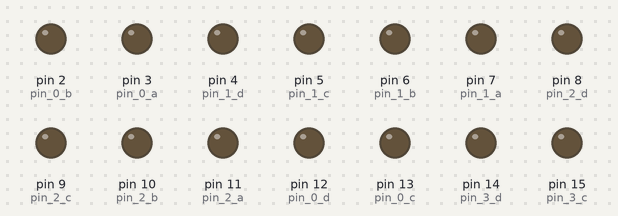
The sketch below on a simulated Arduino Uno, built with avr-gcc and run on an emulated ATmega328P. Shown: output pins drawn as LEDs (lit = HIGH).

Above: at 0.3 s.
At 1.7 s:
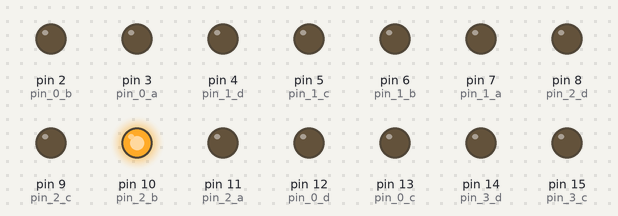
At 2.4 s:
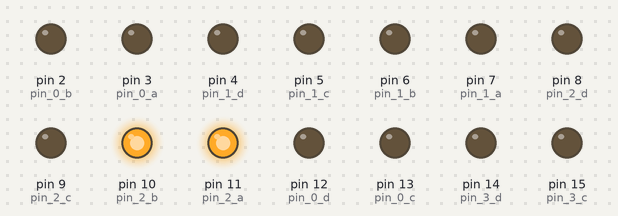
At 3.8 s:
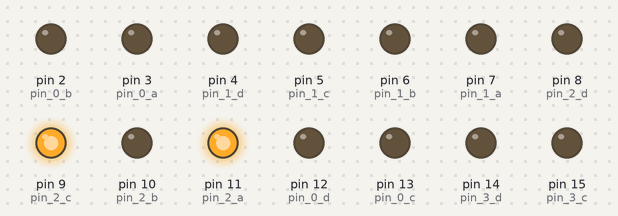
At 5.9 s:
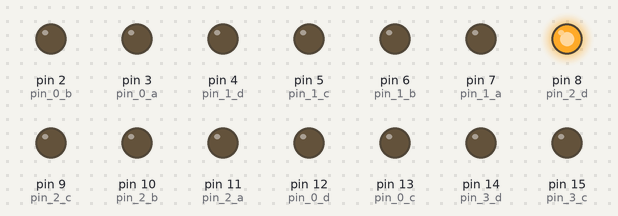
At 8.0 s:
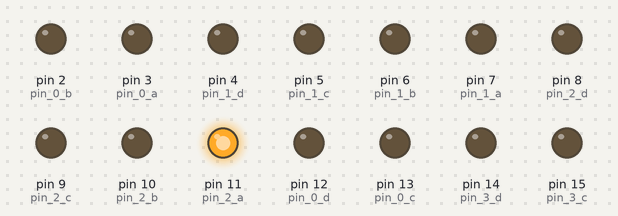
Timing chart, 0 to 9.1 s (numbered marks = the images above):
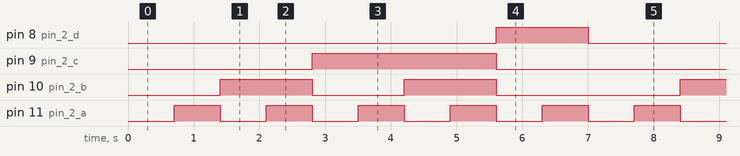

The sketch:

nixie_driver_cycle.ino
```cpp
int pin_0_d = 12;
int pin_0_c = 13;
int pin_0_b = 2;
int pin_0_a = 3;

int pin_1_d = 4;
int pin_1_c = 5;
int pin_1_b = 6;
int pin_1_a = 7;

int pin_2_d = 8;
int pin_2_c = 9;
int pin_2_b = 10;
int pin_2_a = 11;

int pin_3_d = 14;
int pin_3_c = 15;
int pin_3_b = 16;
int pin_3_a = 17;

void setup() {
  pinMode(pin_0_a, OUTPUT);
  pinMode(pin_0_b, OUTPUT);
  pinMode(pin_0_c, OUTPUT);
  pinMode(pin_0_d, OUTPUT);

  pinMode(pin_1_a, OUTPUT);
  pinMode(pin_1_b, OUTPUT);
  pinMode(pin_1_c, OUTPUT);
  pinMode(pin_1_d, OUTPUT);

  pinMode(pin_2_a, OUTPUT);
  pinMode(pin_2_b, OUTPUT);
  pinMode(pin_2_c, OUTPUT);
  pinMode(pin_2_d, OUTPUT);

  pinMode(pin_3_a, OUTPUT);
  pinMode(pin_3_b, OUTPUT);
  pinMode(pin_3_c, OUTPUT);
  pinMode(pin_3_d, OUTPUT);
}


void loop() {
  int del = 700;
  output(0);
  delay(del);
  output(1);
  delay(del);
  output(2);
  delay(del);
  output(3);
  delay(del);
  output(4);
  delay(del);
   output(5);
  delay(del);
  output(6);
  delay(del);
  output(7);
  delay(del);
  output(8);
  delay(del);
  output(9);
  delay(del);
}

void output(int num1){
  int a = 0; int b = 0; int c = 0; int d = 0;
  switch( num1 )
  {
    case 0: d=0;c=0;b=0;a=0;break;
    case 1: d=0;c=0;b=0;a=1;break;
    case 2: d=0;c=0;b=1;a=0;break;
    case 3: d=0;c=0;b=1;a=1;break;
    case 4: d=0;c=1;b=0;a=0;break;
    case 5: d=0;c=1;b=0;a=1;break;
    case 6: d=0;c=1;b=1;a=0;break;
    case 7: d=0;c=1;b=1;a=1;break;
    case 8: d=1;c=0;b=0;a=0;break;
    case 9: d=1;c=0;b=0;a=1;break;
    default: a=0;b=0;c=0;d=0;
    break;
  }

  digitalWrite(pin_2_d, d);
  digitalWrite(pin_2_c, c);
  digitalWrite(pin_2_b, b);
  digitalWrite(pin_2_a, a);
}
```

Measured:
- by itself, pin 8 (pin_2_d): alternates HIGH for 1.4 s and LOW for 5.6 s
- by itself, pin 9 (pin_2_c): alternates HIGH for 2.8 s and LOW for 4.2 s
- by itself, pin 10 (pin_2_b): repeats every 7.0 s: LOW 1.4 s, HIGH 1.4 s, LOW 2.8 s, HIGH 1.4 s
- by itself, pin 11 (pin_2_a): alternates HIGH for 0.70 s and LOW for 0.70 s
